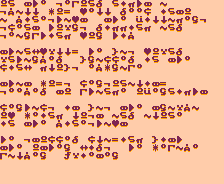

Below is a game level as drawn by its tile map, then a one-line description and the .tmx file that defines it, in full:
An orthogonal 28x23 tile map with 8x8 px tiles, 1 tile layer (Tile Layer 1).

<map version="1.2" tiledversion="1.3.5" orientation="orthogonal" renderorder="right-down" width="28" height="23" tilewidth="8" tileheight="8" infinite="0" backgroundcolor="#ffccaa" nextlayerid="2" nextobjectid="1">
 <tileset firstgid="1" name="english" tilewidth="8" tileheight="8" tilecount="26" columns="13">
  <image source="../wip/english.bmp" width="104" height="16" />
 </tileset>
 <layer id="1" name="Tile Layer 1" width="28" height="23">
  <data encoding="csv">
15,14,0,20,8,5,0,19,5,3,15,14,4,0,14,9,7,8,20,0,1,0,0,0,0,0,0,0,
19,13,1,12,12,0,2,15,25,0,6,5,12,12,0,4,5,5,16,0,9,14,20,15,0,0,0,0,
1,0,13,9,14,5,19,8,1,6,20,0,0,20,8,5,0,22,9,12,12,1,7,5,18,19,0,0,
19,16,5,14,20,0,8,15,21,18,19,0,4,9,7,7,9,14,7,0,1,14,4,0,0,0,0,0,
19,5,1,18,3,8,9,14,7,0,6,15,18,0,8,9,13,0,0,0,0,0,0,0,0,0,0,0,
0,0,0,0,0,0,0,0,0,0,0,0,0,0,0,0,0,0,0,0,0,0,0,0,0,0,0,0,
20,8,1,14,11,6,21,12,12,25,0,8,5,0,23,1,19,0,6,15,21,14,4,0,0,0,0,0,
21,14,8,1,18,13,5,4,0,0,23,18,1,16,16,5,4,0,9,14,0,20,8,5,0,0,0,0,
16,9,14,11,0,7,12,15,23,19,0,5,13,2,18,1,3,5,0,0,0,0,0,0,0,0,0,0,
0,0,0,0,0,0,0,0,0,0,0,0,0,0,0,0,0,0,0,0,0,0,0,0,0,0,0,0,
20,8,1,20,0,2,15,25,19,0,16,5,18,19,15,14,1,12,9,20,25,0,0,0,0,0,0,0,
19,5,5,13,5,4,0,20,15,0,3,8,1,14,7,5,0,15,22,5,18,14,9,7,8,20,0,0,
0,0,0,0,0,0,0,0,0,0,0,0,0,0,0,0,0,0,0,0,0,0,0,0,0,0,0,0,
16,5,18,8,1,16,19,0,9,20,0,23,1,19,0,20,8,5,0,20,18,1,21,13,1,0,0,0,
15,6,0,2,5,9,14,7,0,12,15,19,20,0,1,14,4,0,1,12,15,14,5,0,0,0,0,0,
9,14,0,20,8,5,0,13,9,14,5,19,8,1,6,20,0,0,0,0,0,0,0,0,0,0,0,0,
0,0,0,0,0,0,0,0,0,0,0,0,0,0,0,0,0,0,0,0,0,0,0,0,0,0,0,0,
8,5,0,19,20,15,16,16,5,4,0,16,12,1,25,9,14,7,0,23,9,20,8,0,0,0,0,0,
20,8,5,0,15,20,8,5,18,0,11,9,4,19,0,0,8,5,0,2,5,3,1,13,5,0,0,0,
3,1,12,13,5,18,0,0,17,21,9,5,20,5,18,0,0,0,0,0,0,0,0,0,0,0,0,0,
0,0,0,0,0,0,0,0,0,0,0,0,0,0,0,0,0,0,0,0,0,0,0,0,0,0,0,0,
0,0,0,0,0,0,0,0,0,0,0,0,0,0,0,0,0,0,0,0,0,0,0,0,0,0,0,0,
0,0,0,0,0,0,0,0,0,0,0,0,0,0,0,0,0,0,0,0,0,0,0,0,0,0,0,0
</data>
 </layer>
</map>